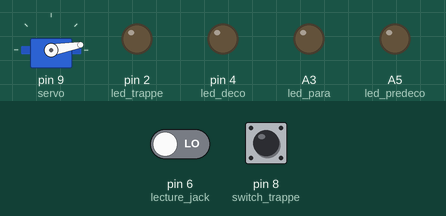
This program was run on a simulated Arduino Nano, built with avr-gcc and run on an emulated ATmega328P. Parts: servo, output pins drawn as LEDs (lit = HIGH). Inputs (shaded band) come from the test bench; at power-on: pin 8 (switch_trappe) HIGH, pin 6 (lecture_jack) LOW. What the program prints to the serial monitor is not drawn.

Above: at 1.2 s.
1.3 s: pin 8 (switch_trappe) pulled LOW for 0.15 s
At 2.7 s:
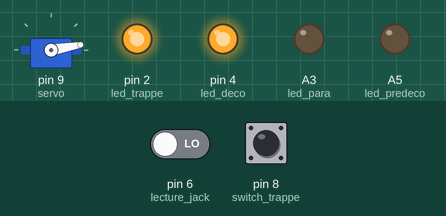
At 8.2 s:
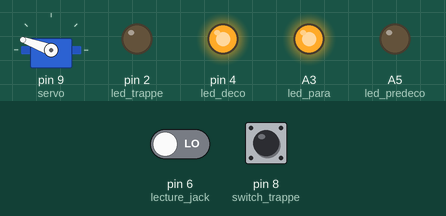
Timing chart, 0 to 9.7 s (numbered marks = the images above; inputs shaded):
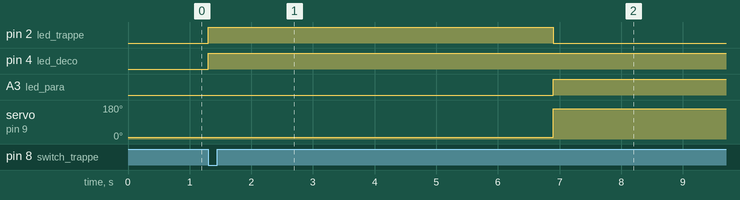

The program:

main.cpp
```cpp
#include <Arduino.h>
#include <Servo.h>
#include "comm_intern.h"

/*Definition des E/S du PCB:*/
#define lecture_jack 6
#define switch_trappe 8
#define servo 9
#define led_trappe 2
#define led_predeco A5
#define led_deco 4
#define led_para A3

/* Définition du bus série UART communiquant avec la carte expérience */
#define SERIALSEQ Serial

//VARIABLES COMMUNICATION INTERNE
bool seq_decollage_detect = false;
bool exp_decollage_detect = false;
bool msg_decollage_detect = false;
bool apogee_detectee = false;
bool seq_decollage_detectParExp = false;
bool acquittement_seq_exp = false; //Acquittement de la carte séquenceur envers la carte experience
bool acquittement_exp_seq = false; //Acquittement de la carte experience envers la carte séquenceur

bool acquittement_apogee = false;
bool acquittement_decollage_exp = false;

bool parachute_deploye = false;
bool msg_parachute = false;
int t_msg_seq = 0;
int t_msg_exp = 0;

int msg;
int msgB0;
int msgB1;

Servo trappe; //Initialisation Servo de la trappe

int temps(0);
bool jack_off(false); //Indique que le jack est enlevé
bool switchT(false); //Indique la position de l'interrupteur de trappe
bool trappe_on(false); //Indique que la trappe est vérrouillée

void fctEmetteurSeq();

void setupled()
{
  pinMode(led_para, OUTPUT);
  pinMode(led_predeco, OUTPUT);
  pinMode(led_deco, OUTPUT);
  pinMode(led_trappe, OUTPUT);

  digitalWrite(led_trappe, LOW); //Indique que la trappe est verrouillée
  digitalWrite(led_predeco,LOW); //Indique que tout est pret pour le décollage
  digitalWrite(led_deco, LOW); //Indique que le décolage est detecté
  digitalWrite(led_para, LOW); //Indique que le parachute est déployé

}

void setup() {

  setupled();

  pinMode(lecture_jack, INPUT);
  trappe.attach(servo);
  trappe.write(10); //position fermé

  pinMode(switch_trappe, INPUT);
  switchT=digitalRead(switch_trappe);

  Serial.begin(9600); //Ouverture de la liaison série UART avec carte exp

}

void loop() {


  //Boucle de reception des données sur UART
  if(SERIALSEQ.available()>0){
    msg = SERIALSEQ.read();
    if(msg == MARQUEUR){
      delay(10);
      msgB0 = SERIALSEQ.read();
      msgB1 = SERIALSEQ.read();
    }
    if(msgB0 == msgB1){ //Le message est valide ssi msgB0 == msgB1
      switch (msgB0)
      {
      case EXP_ACQUITTEMENT:
        acquittement_exp_seq = true;
        break;
      case EXP_DECOLLAGE:
        //La carte expérience a détecté le décollage
        seq_decollage_detect = true;
        seq_decollage_detectParExp = true;

        //Emission d'une message d'acquittement
        SERIALSEQ.write(MARQUEUR);
        SERIALSEQ.write(SEQ_ACQUITTEMENT_DECOLLAGE);
        SERIALSEQ.write(SEQ_ACQUITTEMENT_DECOLLAGE);
        break;
      case EXP_APOGEE:
        parachute_deploye = true;
        //La carte expérience transmet l'info : apogee atteint, on doit donc déployer le parachute
        SERIALSEQ.write(MARQUEUR);
        SERIALSEQ.write(SEQ_ACQUITTEMENT_APOGEE);
        SERIALSEQ.write(SEQ_ACQUITTEMENT_APOGEE);
        break;
      default:
        break;
      }
    }
  }

  fctEmetteurSeq();

  //commande manuel de la trappe
  if (!jack_off && digitalRead(switch_trappe)!=switchT) //la commande est limité au cas où le jack est enclenché.
  {
    if (trappe_on)
    {
      trappe_on=!trappe_on;
      switchT=digitalRead(switch_trappe);
      trappe.write(100); //on ouvre la trappe
      digitalWrite(led_trappe,LOW);


    }
    else
    {
      trappe_on=!trappe_on;
      switchT=digitalRead(switch_trappe);
      trappe.write(10); //on ferme la trappe
      digitalWrite(led_trappe,HIGH);
    }


  }

  //BOUCLES DE DETECTION DE DECOLLAGE
  //DETECTION DE DECOLLAGE PAR ARRACHEMENT DU JACK
  if (trappe_on && !jack_off && digitalRead(lecture_jack)==false && !seq_decollage_detectParExp) //detection de l'arrachage du cable
  {
    jack_off=true;
    temps=millis(); //on initialise le compte à rebours
    digitalWrite(led_deco,HIGH);

    seq_decollage_detect = true; //Envoi de l'information à la carte exp
  }
  //DETECTION DU DECOLLAGE PAR LA CARTE EXP
  if(seq_decollage_detectParExp && seq_decollage_detect && !jack_off){
    jack_off=true;
    temps=millis(); //on initialise le compte à rebours
    digitalWrite(led_deco,HIGH);
  }
  //on en peut pas entrer dans les deux boucles car jack_off passe à 1 dans tous les cas
  //FIN DE BOUCLES DE DETECTION DE DECOLLAGE

  /* BOUCLE DE DEPLOIEMENT DU PARACHUTE */
  //DEPLOIEMENT APRES TIMING || DEPLOIEMENT APRES TRANSMISSION DE LA CARTE EXP (DETECTION DE L'APOGEE)
  if (jack_off && millis()-temps > 5600 && !parachute_deploye || jack_off && parachute_deploye) //On ouvre le parachute  apres 5.6 seconde ~ temps pour arriver à l'apogé, peut être prévoir plus
  {

  trappe.write(160); //on ouvre le locket
  digitalWrite(led_para,HIGH); //le parachute est deployé
  digitalWrite(led_trappe,LOW);
  //Transmission de l'information à la carte expérience
  parachute_deploye = true;

  }
}

void fctEmetteurSeq(){
  //FONCTION ENVOI CARTE SEQUENCEUR -> Detection de decollage
  if(seq_decollage_detect && !msg_decollage_detect && !seq_decollage_detectParExp){
    //Si on detecte le decollage, on envoie le message à la carte expérience

    msg_decollage_detect = true;
    t_msg_seq = millis();

    SERIALSEQ.write(MARQUEUR);
    SERIALSEQ.write(SEQ_DECOLLAGE);
    SERIALSEQ.write(SEQ_DECOLLAGE);
  }

  //ATTENTE D'ACQUITTEMENT APRES MESSAGE DE DECOLLAGE
  if(!acquittement_exp_seq && msg_decollage_detect && millis()-t_msg_seq >500){
    msg_decollage_detect = false;
  }

  if(parachute_deploye && !msg_parachute){
    SERIALSEQ.write(MARQUEUR);
    SERIALSEQ.write(SEQ_PARACHUTE);
    SERIALSEQ.write(SEQ_PARACHUTE);
    msg_parachute = true;
  }
}
```

comm_intern.h
```cpp
#ifndef COMM_INTERN_H
#define COMM_INTERN_H

#define MARQUEUR 0xFE

#define SEQ_DECOLLAGE 0xF1
#define SEQ_PARACHUTE 0xF2
#define SEQ_ACQUITTEMENT_DECOLLAGE 0xE2
#define SEQ_ACQUITTEMENT_APOGEE 0xE3

#define EXP_DECOLLAGE 0xF3
#define EXP_APOGEE 0xF4
#define EXP_ACQUITTEMENT 0xE1


#endif
```

Measured:
- after the input at 1.3 s, pin 2 (led_trappe): LOW → HIGH at once, → LOW 5.6 s later; pin 4 (led_deco): LOW → HIGH at once; A3 (led_para): LOW → HIGH after 5.6 s; servo on pin 9 (servo): 10° → 160° after 5.6 s
